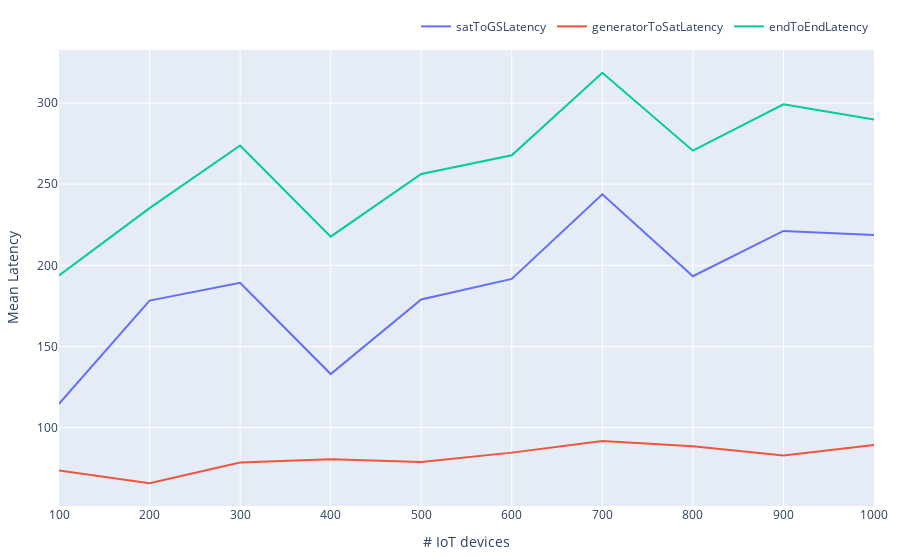

The notebook cell this image was saved under:
### Code cell
import plotly.graph_objects as go

# Create random data with numpy
import numpy as np


n_devices = list(range(100,1001,100))

# Create traces
fig = go.Figure()
fig.add_trace(go.Scatter(x=n_devices, y=medias_por_grupo['satToGSLatency'],
                    mode='lines',
                    name='satToGSLatency'))
fig.add_trace(go.Scatter(x=n_devices, y=medias_por_grupo['generatorToSatLatency'],
                    mode='lines',
                    name='generatorToSatLatency'))
fig.add_trace(go.Scatter(x=n_devices, y=medias_por_grupo['endToEndLatency'],
                    mode='lines', name='endToEndLatency'))
fig.update_layout(
    xaxis_title="# IoT devices",
    yaxis_title="Mean Latency",
    margin=dict(l=20, r=20, t=20, b=20),
    legend=dict(
    orientation="h",
    yanchor="bottom",
    y=1.02,
    xanchor="right",
    x=1
)

)
fig.show()

### Figure 1 — Plotly figure (JSON) as saved in the notebook; plotly's stock layout.template omitted (floating-point values rounded to 4 significant figures)
{"data": [{"mode": "lines", "name": "satToGSLatency", "type": "scatter", "x": [100, 200, 300, 400, 500, 600, 700, 800, 900, 1000], "y": [114.7, 178.2, 189.2, 133.0, 178.9, 191.6, 243.8, 193.3, 221.2, 218.6]}, {"mode": "lines", "name": "generatorToSatLatency", "type": "scatter", "x": [100, 200, 300, 400, 500, 600, 700, 800, 900, 1000], "y": [73.53, 65.77, 78.49, 80.53, 78.83, 84.6, 91.81, 88.57, 82.79, 89.36]}, {"mode": "lines", "name": "endToEndLatency", "type": "scatter", "x": [100, 200, 300, 400, 500, 600, 700, 800, 900, 1000], "y": [193.8, 235.2, 273.8, 217.7, 256.2, 267.8, 318.6, 270.6, 299.2, 289.9]}], "layout": {"legend": {"orientation": "h", "x": 1, "xanchor": "right", "y": 1.02, "yanchor": "bottom"}, "margin": {"b": 20, "l": 20, "r": 20, "t": 20}, "xaxis": {"title": {"text": "# IoT devices"}}, "yaxis": {"title": {"text": "Mean Latency"}}}}
